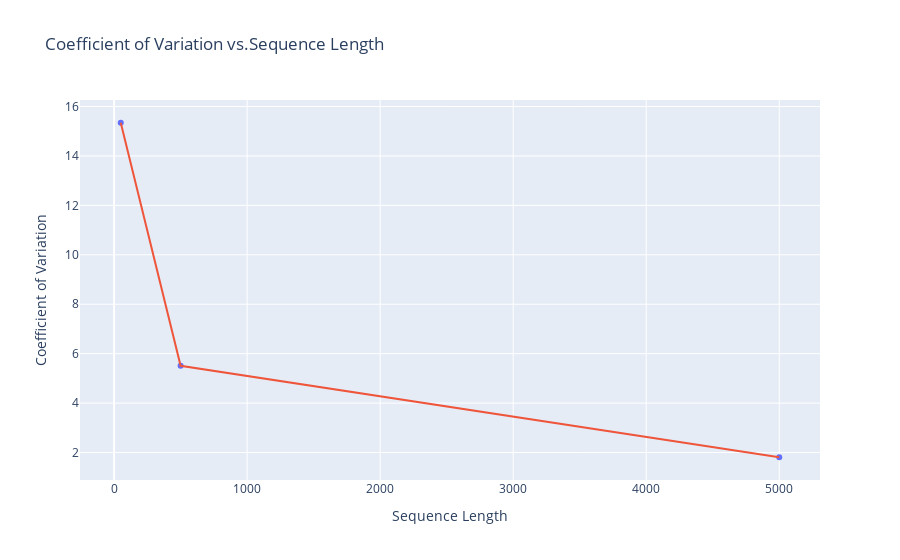

Notebook code for this chart:
### Code cell
sub_descrip_stat_length = [descrip_stat_length['[50, 100]'], descrip_stat_length['[500, 100]'], descrip_stat_length['[5000, 100]']]
lengths = [50, 500, 5000]
cvs = []

for val in sub_descrip_stat_length:
    cvs.append(val['coefficient_of_variation'])

# Create the plot
fig = px.scatter(x=lengths, y=cvs, labels={'x': 'Sequence Length', 'y': 'Coefficient of Variation'},
                 title='Coefficient of Variation vs.Sequence Length')

# Adding line for better trend visualization
fig.add_scatter(x=lengths, y=cvs, mode='lines', showlegend=False)

# Show the plot
fig.show()

### Figure 1 — Plotly figure (JSON) as saved in the notebook; plotly's stock layout.template omitted (floating-point values rounded to 4 significant figures)
{"data": [{"hovertemplate": "Sequence Length=%{x}<br>Coefficient of Variation=%{y}<extra></extra>", "legendgroup": "", "marker": {"color": "#636efa", "symbol": "circle"}, "mode": "markers", "name": "", "orientation": "v", "showlegend": false, "type": "scatter", "x": [50, 500, 5000], "xaxis": "x", "y": [15.34, 5.509, 1.809], "yaxis": "y"}, {"mode": "lines", "showlegend": false, "type": "scatter", "x": [50, 500, 5000], "y": [15.34, 5.509, 1.809]}], "layout": {"legend": {"tracegroupgap": 0}, "title": {"text": "Coefficient of Variation vs.Sequence Length"}, "xaxis": {"anchor": "y", "domain": [0, 1], "title": {"text": "Sequence Length"}}, "yaxis": {"anchor": "x", "domain": [0, 1], "title": {"text": "Coefficient of Variation"}}}}
